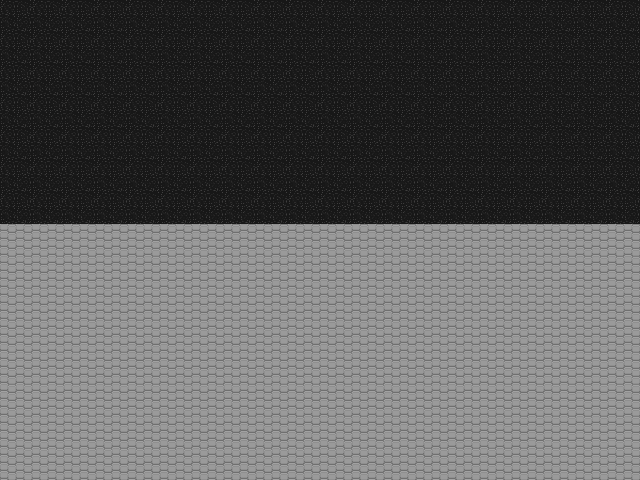

Below is a game level as drawn by its tile map, then a one-line description and the .tmx that defines it (tile-layer data replaced by summaries):
An orthogonal 20x15 tile map with 32x32 px tiles, 1 tile layer (Tile Layer 1), 1 hidden layer not drawn.

<map version="1.0" orientation="orthogonal" width="20" height="15" tilewidth="32" tileheight="32">
 <tileset firstgid="1" name="Tiles" tilewidth="32" tileheight="32">
  <image source="CityTiles_SharpEdge.png" width="128" height="32" />
 </tileset>
 <layer name="Tile Layer 1" width="20" height="15">
  <data>[300 cells, 300 non-empty, 2 distinct tile ids]</data>
 </layer>
 <layer name="Tile Layer 2" width="20" height="15" visible="0">
  <data>[300 cells, 0 non-empty, 0 distinct tile ids]</data>
 </layer>
</map>